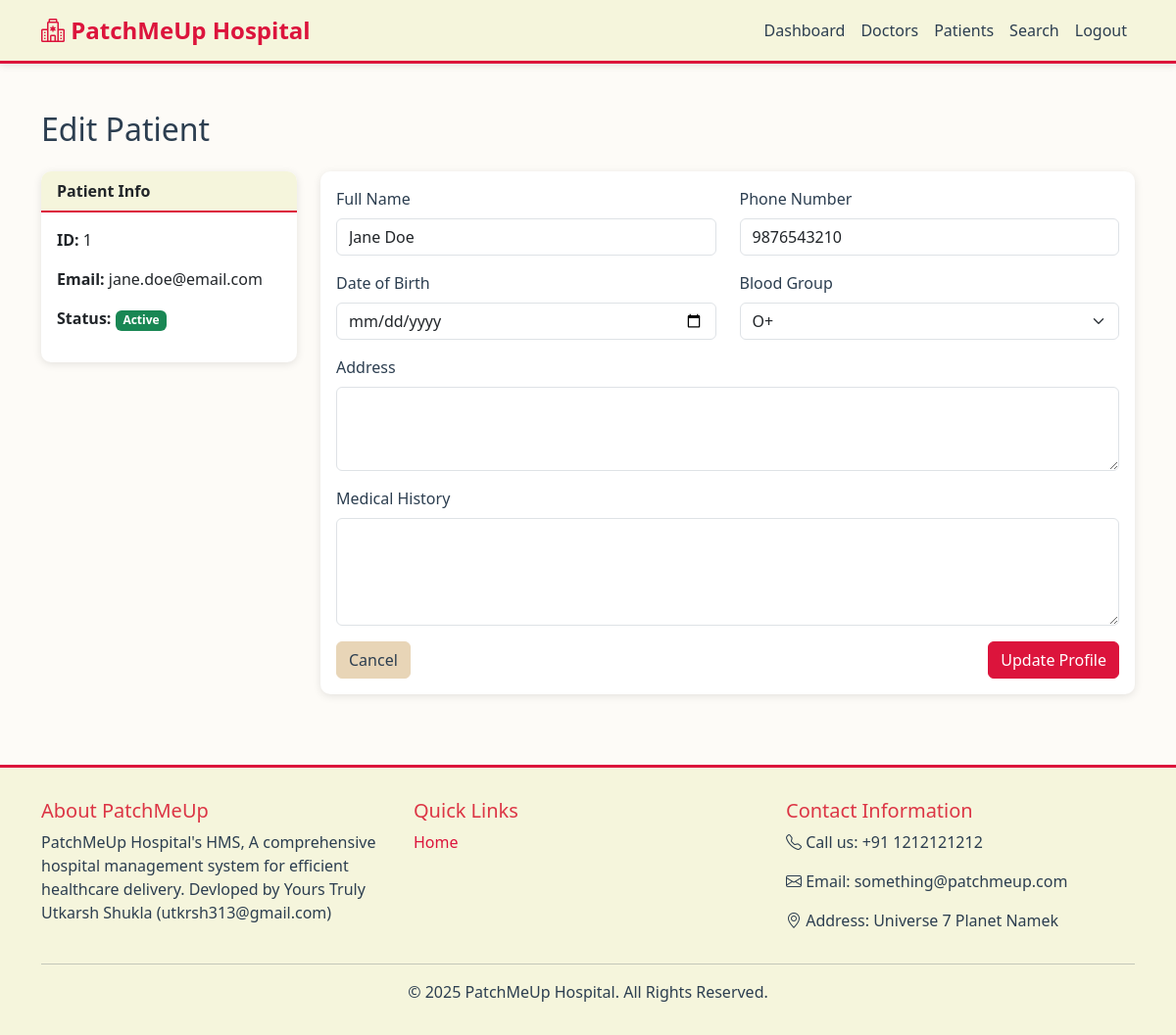
Page /admin/patients/1/edit (signed in) on the committed database.
### app/models/patient.py (models this page shows, shortened)
class Patient(db.Model):
    __tablename__ = 'patients'
    id = db.Column(db.Integer, primary_key=True)
    user_id = db.Column(db.Integer, db.ForeignKey('users.id'), nullable=False)
    name = db.Column(db.String(100), nullable=False)
    phone = db.Column(db.String(20))
    date_of_birth = db.Column(db.Date)
    address = db.Column(db.Text)
    blood_group = db.Column(db.String(5))
    medical_history = db.Column(db.Text)
    appointments = db.relationship('Appointment', backref='patient', lazy='dynamic', cascade='all, delete-orphan')

### app/models/user.py (models this page shows, shortened)
class User(UserMixin, db.Model):
    __tablename__ = 'users'
    id = db.Column(db.Integer, primary_key=True)
    email = db.Column(db.String(120), unique=True, nullable=False, index=True)
    password_hash = db.Column(db.String(255), nullable=False)
    role = db.Column(db.String(20), nullable=False)
    is_active = db.Column(db.Boolean, default=True)
    created_at = db.Column(db.DateTime, default=datetime.utcnow)
    doctor = db.relationship('Doctor', backref='user', uselist=False, cascade='all, delete-orphan')
    patient = db.relationship('Patient', backref='user', uselist=False, cascade='all, delete-orphan')

### app/routes/admin_patients.py (the view, shortened to what this page needs)
@admin_patients_bp.route('/patients/<int:id>/edit', methods=['GET', 'POST'])
@login_required
@admin_required
def edit_patient(id):
    patient = Patient.query.get_or_404(id)
    form = ProfileUpdateForm(obj=patient)
    return render_template('admin/patient_form.html', form=form, title='Edit Patient', patient=patient)

### app/forms/patient_forms.py
class ProfileUpdateForm(FlaskForm):
    name = StringField('Full Name', validators=[DataRequired(), Length(min=2, max=100)])
    phone = StringField('Phone Number', validators=[Optional(), Length(max=20)])
    date_of_birth = DateField('Date of Birth', validators=[Optional()])
    address = TextAreaField('Address', validators=[Optional()])
    blood_group = SelectField('Blood Group', choices=[('', 'Select Blood Group'), ('A+', 'A+'), ('A-', 'A-'), ('B+', 'B+'), ('B-', 'B-'), ('AB+', 'AB+'), ('AB-', 'AB-'), ('O+', 'O+'), ('O-', 'O-')], validators=[Optional()])
    medical_history = TextAreaField('Medical History', validators=[Optional()])
    submit = SubmitField('Update Profile')

### app/templates/admin/patient_form.html (shortened to what this page needs)
{% extends "base.html" %}
{% block content %}
<div class="container my-5">
    <h2 class="mb-4">{{ title }}</h2>
    <div class="row">
        <div class="col-md-3 mb-4">
            <div class="card">
                <div class="card-header">Patient Info</div>
                <div class="card-body">
                    <p><strong>ID:</strong> {{ patient.id }}</p>
                    <p><strong>Email:</strong> {{ patient.user.email }}</p>
                    <p><strong>Status:</strong>
                        {% if patient.user.is_active %}
                        <span class="badge bg-success">Active</span>
                        {% else %}
                        <span class="badge bg-secondary">Inactive</span>
                        {% endif %}
                    </p>
                </div>
            </div>
        </div>
        <div class="col-md-9">
            <div class="card">
                <div class="card-body">
                    <form method="POST">
                        <div class="row">
                            <div class="col-md-6 mb-3">
                                {{ form.name.label(class="form-label") }}
                                {{ form.name(class="form-control") }}
                            </div>
                            <div class="col-md-6 mb-3">
                                {{ form.phone.label(class="form-label") }}
                                {{ form.phone(class="form-control") }}
                            </div>
                        </div>
                        <div class="row">
                            <div class="col-md-6 mb-3">
                                {{ form.date_of_birth.label(class="form-label") }}
                                {{ form.date_of_birth(class="form-control") }}
                            </div>
                            <div class="col-md-6 mb-3">
                                {{ form.blood_group.label(class="form-label") }}
                                {{ form.blood_group(class="form-select") }}
                            </div>
                        </div>
                        <div class="mb-3">
                            {{ form.address.label(class="form-label") }}
                            {{ form.address(class="form-control", rows=3) }}
                        </div>
                        <div class="mb-3">
                            {{ form.medical_history.label(class="form-label") }}
                            {{ form.medical_history(class="form-control", rows=4) }}
                        </div>
                        <div class="d-flex justify-content-between">
                            <a href="{{ url_for('admin_patients.list_patients') }}" class="btn btn-secondary">Cancel</a>
                            {{ form.submit(class="btn btn-primary") }}
                        </div>
                    </form>
                </div>
            </div>
        </div>
    </div>
</div>
{% endblock %}

### app/static/css/custom.css (style rules this page uses)
:root { --primary-red: #DC143C; --dark-red: #8B0000; --beige: #F5F5DC; --beige-dark: #E8D5B7; --beige-light: #FDFBF7; --text-dark: #2c3e50; --text-light: #6c757d; --shadow: 0 2px 8px rgba(0, 0, 0, 0.1); }
body { font-family: 'Segoe UI', Tahoma, Geneva, Verdana, sans-serif; background-color: var(--beige-light); color: var(--text-dark); }
.btn-primary { background-color: var(--primary-red); border-color: var(--primary-red); color: white; }
.btn-secondary { background-color: var(--beige-dark); border-color: var(--beige-dark); color: var(--text-dark); }
.card { border: none; box-shadow: var(--shadow); border-radius: 10px; margin-bottom: 1.5rem; background-color: white; }
.card-header { background-color: var(--beige); border-bottom: 2px solid var(--primary-red); font-weight: 600; border-radius: 10px 10px 0 0 !important; }
.form-label { font-weight: 500; color: var(--text-dark); }

### rows in the picture
Patient: id "1", name "Jane Doe", phone "9876543210", blood_group "O+"
User: user.email "jane.doe@email.com"

### other values in the picture
{{ title }} "Edit Patient"
